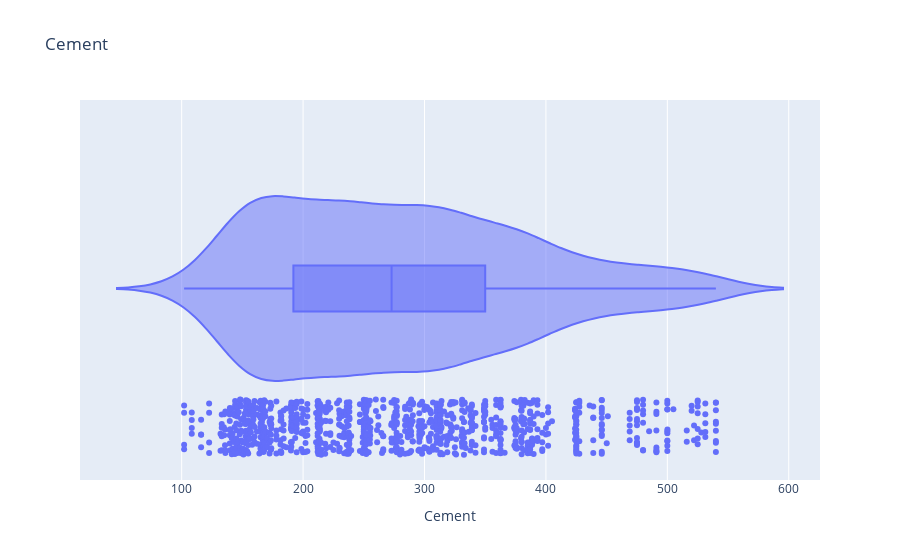

The cell this chart's notebook holds for it:
### Markdown cell above
# Data Analysis

### Code cell
import plotly.express as px
fig = px.violin(dataset, x="Cement",title = 'Cement', box=True, points = 'all')
fig.show()

### Figure 1 — Plotly figure (JSON) as saved in the notebook; plotly's stock layout.template omitted (floating-point values rounded to 4 significant figures; data arrays with more than 128 entries replaced by an {"elided": "..."} marker saying what was removed)
{"data": [{"alignmentgroup": "True", "box": {"visible": true}, "hovertemplate": "Cement=%{x}<extra></extra>", "legendgroup": "", "marker": {"color": "#636efa"}, "name": "", "offsetgroup": "", "orientation": "h", "points": "all", "scalegroup": "True", "showlegend": false, "type": "violin", "x": {"elided": "1030 float values"}, "x0": " ", "xaxis": "x", "y0": " ", "yaxis": "y"}], "layout": {"legend": {"tracegroupgap": 0}, "title": {"text": "Cement"}, "violinmode": "group", "xaxis": {"anchor": "y", "domain": [0, 1], "title": {"text": "Cement"}}, "yaxis": {"anchor": "x", "domain": [0, 1]}}}
